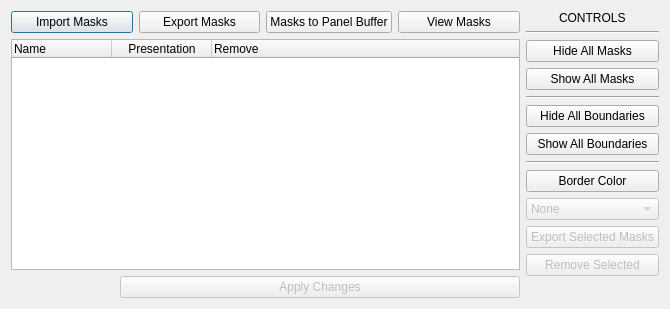
<?xml version="1.0" encoding="UTF-8"?>
<ui version="4.0">
 <class>mask_manager</class>
 <widget class="QDialog" name="mask_manager">
  <property name="enabled">
   <bool>true</bool>
  </property>
  <property name="geometry">
   <rect>
    <x>0</x>
    <y>0</y>
    <width>670</width>
    <height>309</height>
   </rect>
  </property>
  <property name="windowTitle">
   <string>Mask Management</string>
  </property>
  <layout class="QGridLayout" name="gridLayout">
   <item row="1" column="0">
    <layout class="QHBoxLayout" name="horizontalLayout_2">
     <item>
      <widget class="QPushButton" name="import_masks">
       <property name="text">
        <string>Import Masks</string>
       </property>
      </widget>
     </item>
     <item>
      <widget class="QPushButton" name="export_masks">
       <property name="text">
        <string>Export Masks</string>
       </property>
      </widget>
     </item>
     <item>
      <widget class="QPushButton" name="panel_buffer">
       <property name="text">
        <string>Masks to Panel Buffer</string>
       </property>
      </widget>
     </item>
     <item>
      <widget class="QPushButton" name="view_masks">
       <property name="text">
        <string>View Masks</string>
       </property>
      </widget>
     </item>
    </layout>
   </item>
   <item row="2" column="0">
    <widget class="QTreeWidget" name="masks_tree">
     <property name="minimumSize">
      <size>
       <width>500</width>
       <height>0</height>
      </size>
     </property>
     <property name="contextMenuPolicy">
      <enum>Qt::CustomContextMenu</enum>
     </property>
     <property name="editTriggers">
      <set>QAbstractItemView::DoubleClicked</set>
     </property>
     <property name="alternatingRowColors">
      <bool>true</bool>
     </property>
     <property name="selectionMode">
      <enum>QAbstractItemView::ExtendedSelection</enum>
     </property>
     <property name="selectionBehavior">
      <enum>QAbstractItemView::SelectRows</enum>
     </property>
     <property name="sortingEnabled">
      <bool>false</bool>
     </property>
     <column>
      <property name="text">
       <string>Name</string>
      </property>
     </column>
     <column>
      <property name="text">
       <string>Presentation</string>
      </property>
      <property name="textAlignment">
       <set>AlignCenter</set>
      </property>
     </column>
     <column>
      <property name="text">
       <string>Remove</string>
      </property>
     </column>
    </widget>
   </item>
   <item row="3" column="0">
    <layout class="QHBoxLayout" name="horizontalLayout">
     <item>
      <widget class="QDialogButtonBox" name="button_box">
       <property name="standardButtons">
        <set>QDialogButtonBox::NoButton</set>
       </property>
       <property name="centerButtons">
        <bool>true</bool>
       </property>
      </widget>
     </item>
     <item>
      <widget class="QPushButton" name="apply_changes">
       <property name="enabled">
        <bool>false</bool>
       </property>
       <property name="sizePolicy">
        <sizepolicy hsizetype="Fixed" vsizetype="Fixed">
         <horstretch>0</horstretch>
         <verstretch>0</verstretch>
        </sizepolicy>
       </property>
       <property name="minimumSize">
        <size>
         <width>400</width>
         <height>0</height>
        </size>
       </property>
       <property name="text">
        <string>Apply Changes</string>
       </property>
      </widget>
     </item>
    </layout>
   </item>
   <item row="1" column="1" rowspan="3">
    <layout class="QVBoxLayout" name="verticalLayout">
     <item alignment="Qt::AlignHCenter|Qt::AlignVCenter">
      <widget class="QLabel" name="controls_label">
       <property name="text">
        <string>CONTROLS</string>
       </property>
      </widget>
     </item>
     <item>
      <widget class="Line" name="line">
       <property name="orientation">
        <enum>Qt::Horizontal</enum>
       </property>
      </widget>
     </item>
     <item>
      <widget class="QPushButton" name="hide_all_masks">
       <property name="text">
        <string>Hide All Masks</string>
       </property>
      </widget>
     </item>
     <item>
      <widget class="QPushButton" name="show_all_masks">
       <property name="text">
        <string>Show All Masks</string>
       </property>
      </widget>
     </item>
     <item>
      <widget class="Line" name="line_2">
       <property name="orientation">
        <enum>Qt::Horizontal</enum>
       </property>
      </widget>
     </item>
     <item>
      <widget class="QPushButton" name="hide_all_boundaries">
       <property name="text">
        <string>Hide All Boundaries</string>
       </property>
      </widget>
     </item>
     <item>
      <widget class="QPushButton" name="show_all_boundaries">
       <property name="text">
        <string>Show All Boundaries</string>
       </property>
      </widget>
     </item>
     <item>
      <widget class="Line" name="line_3">
       <property name="orientation">
        <enum>Qt::Horizontal</enum>
       </property>
      </widget>
     </item>
     <item>
      <widget class="QPushButton" name="border_color">
       <property name="text">
        <string>Border Color</string>
       </property>
      </widget>
     </item>
     <item>
      <widget class="QComboBox" name="presentation_selector">
       <property name="enabled">
        <bool>false</bool>
       </property>
       <item>
        <property name="text">
         <string>None</string>
        </property>
       </item>
       <item>
        <property name="text">
         <string>Visible</string>
        </property>
       </item>
       <item>
        <property name="text">
         <string>Boundary Only</string>
        </property>
       </item>
       <item>
        <property name="text">
         <string>Visible + Boundary</string>
        </property>
       </item>
      </widget>
     </item>
     <item>
      <widget class="QPushButton" name="export_selected">
       <property name="enabled">
        <bool>false</bool>
       </property>
       <property name="text">
        <string>Export Selected Masks</string>
       </property>
      </widget>
     </item>
     <item>
      <widget class="QPushButton" name="remove_selected">
       <property name="enabled">
        <bool>false</bool>
       </property>
       <property name="text">
        <string>Remove Selected</string>
       </property>
      </widget>
     </item>
     <item>
      <spacer name="verticalSpacer">
       <property name="orientation">
        <enum>Qt::Vertical</enum>
       </property>
       <property name="sizeHint" stdset="0">
        <size>
         <width>20</width>
         <height>40</height>
        </size>
       </property>
      </spacer>
     </item>
    </layout>
   </item>
  </layout>
 </widget>
 <tabstops>
  <tabstop>import_masks</tabstop>
  <tabstop>export_masks</tabstop>
  <tabstop>panel_buffer</tabstop>
  <tabstop>view_masks</tabstop>
  <tabstop>masks_tree</tabstop>
  <tabstop>apply_changes</tabstop>
  <tabstop>hide_all_masks</tabstop>
  <tabstop>show_all_masks</tabstop>
  <tabstop>hide_all_boundaries</tabstop>
  <tabstop>show_all_boundaries</tabstop>
  <tabstop>border_color</tabstop>
  <tabstop>presentation_selector</tabstop>
  <tabstop>export_selected</tabstop>
 </tabstops>
 <resources/>
 <connections/>
</ui>
